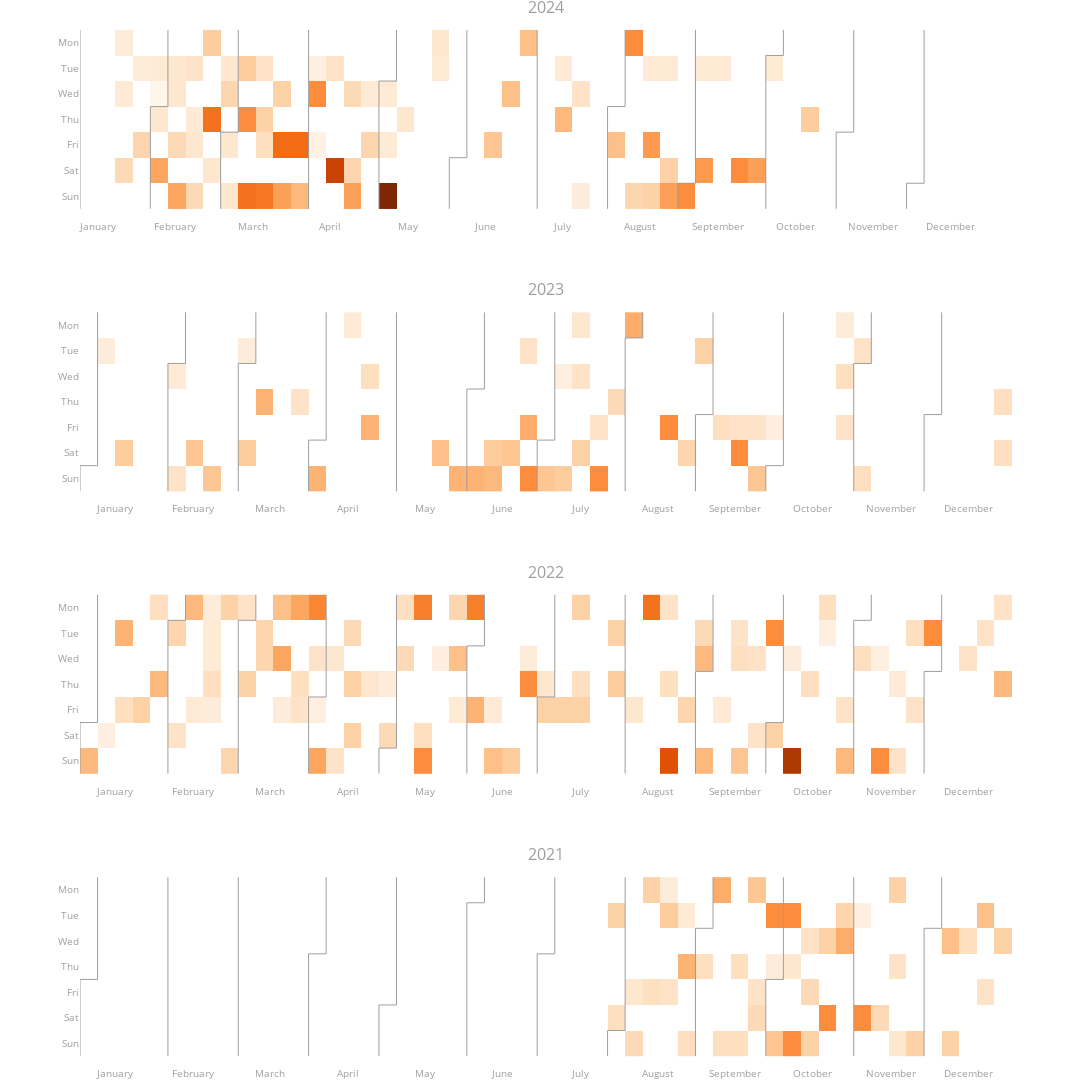

Here is the notebook cell this chart was saved with:
### Code cell
# Calender heat map
df['dato'] = pd.to_datetime(df['dato'])

fig = calplot(
    df,
    x='dato',      
    y='distance',   
    years_title=True,
    gap=0,
    colorscale='oranges',
)
fig.update_layout(
    title_x=0.5,  
    height=1200,  
    width=1200   
    
)

fig.show()

### Figure 1 — Plotly figure (JSON) as saved in the notebook; plotly's stock layout.template omitted (floating-point values rounded to 4 significant figures; data arrays with more than 128 entries replaced by an {"elided": "..."} marker saying what was removed)
{"data": [{"colorscale": [[0, "rgb(255,245,235)"], [0.125, "rgb(254,230,206)"], [0.25, "rgb(253,208,162)"], [0.375, "rgb(253,174,107)"], [0.5, "rgb(253,141,60)"], [0.625, "rgb(241,105,19)"], [0.75, "rgb(217,72,1)"], [0.875, "rgb(166,54,3)"], [1, "rgb(127,39,4)"]], "customdata": {"elided": "366x2 str values"}, "hovertemplate": "%{customdata[0]} <br>Week=%{x} <br>%{customdata[1]}=%{z}", "name": "2024", "showscale": false, "type": "heatmap", "x": {"elided": "366 int values"}, "xaxis": "x", "xgap": 0, "y": {"elided": "366 int values"}, "yaxis": "y", "ygap": 0, "z": {"elided": "366 int values"}, "zmax": 42, "zmin": 0}, {"hoverinfo": "skip", "line": {"color": "#9e9e9e", "width": 1}, "mode": "lines", "type": "scatter", "x": [0.5, 0.5], "xaxis": "x", "y": [-0.5, 6.5], "yaxis": "y"}, {"hoverinfo": "skip", "line": {"color": "#9e9e9e", "width": 1}, "mode": "lines", "type": "scatter", "x": [4.5, 4.5], "xaxis": "x", "y": [2.5, 6.5], "yaxis": "y"}, {"hoverinfo": "skip", "line": {"color": "#9e9e9e", "width": 1}, "mode": "lines", "type": "scatter", "x": [4.5, 5.5], "xaxis": "x", "y": [2.5, 2.5], "yaxis": "y"}, {"hoverinfo": "skip", "line": {"color": "#9e9e9e", "width": 1}, "mode": "lines", "type": "scatter", "x": [5.5, 5.5], "xaxis": "x", "y": [2.5, -0.5], "yaxis": "y"}, {"hoverinfo": "skip", "line": {"color": "#9e9e9e", "width": 1}, "mode": "lines", "type": "scatter", "x": [8.5, 8.5], "xaxis": "x", "y": [3.5, 6.5], "yaxis": "y"}, {"hoverinfo": "skip", "line": {"color": "#9e9e9e", "width": 1}, "mode": "lines", "type": "scatter", "x": [8.5, 9.5], "xaxis": "x", "y": [3.5, 3.5], "yaxis": "y"}, {"hoverinfo": "skip", "line": {"color": "#9e9e9e", "width": 1}, "mode": "lines", "type": "scatter", "x": [9.5, 9.5], "xaxis": "x", "y": [3.5, -0.5], "yaxis": "y"}, {"hoverinfo": "skip", "line": {"color": "#9e9e9e", "width": 1}, "mode": "lines", "type": "scatter", "x": [13.5, 13.5], "xaxis": "x", "y": [-0.5, 6.5], "yaxis": "y"}, {"hoverinfo": "skip", "line": {"color": "#9e9e9e", "width": 1}, "mode": "lines", "type": "scatter", "x": [17.5, 17.5], "xaxis": "x", "y": [1.5, 6.5], "yaxis": "y"}, {"hoverinfo": "skip", "line": {"color": "#9e9e9e", "width": 1}, "mode": "lines", "type": "scatter", "x": [17.5, 18.5], "xaxis": "x", "y": [1.5, 1.5], "yaxis": "y"}, {"hoverinfo": "skip", "line": {"color": "#9e9e9e", "width": 1}, "mode": "lines", "type": "scatter", "x": [18.5, 18.5], "xaxis": "x", "y": [1.5, -0.5], "yaxis": "y"}, {"hoverinfo": "skip", "line": {"color": "#9e9e9e", "width": 1}, "mode": "lines", "type": "scatter", "x": [21.5, 21.5], "xaxis": "x", "y": [4.5, 6.5], "yaxis": "y"}, {"hoverinfo": "skip", "line": {"color": "#9e9e9e", "width": 1}, "mode": "lines", "type": "scatter", "x": [21.5, 22.5], "xaxis": "x", "y": [4.5, 4.5], "yaxis": "y"}, {"hoverinfo": "skip", "line": {"color": "#9e9e9e", "width": 1}, "mode": "lines", "type": "scatter", "x": [22.5, 22.5], "xaxis": "x", "y": [4.5, -0.5], "yaxis": "y"}, {"hoverinfo": "skip", "line": {"color": "#9e9e9e", "width": 1}, "mode": "lines", "type": "scatter", "x": [26.5, 26.5], "xaxis": "x", "y": [-0.5, 6.5], "yaxis": "y"}, {"hoverinfo": "skip", "line": {"color": "#9e9e9e", "width": 1}, "mode": "lines", "type": "scatter", "x": [30.5, 30.5], "xaxis": "x", "y": [2.5, 6.5], "yaxis": "y"}, {"hoverinfo": "skip", "line": {"color": "#9e9e9e", "width": 1}, "mode": "lines", "type": "scatter", "x": [30.5, 31.5], "xaxis": "x", "y": [2.5, 2.5], "yaxis": "y"}, {"hoverinfo": "skip", "line": {"color": "#9e9e9e", "width": 1}, "mode": "lines", "type": "scatter", "x": [31.5, 31.5], "xaxis": "x", "y": [2.5, -0.5], "yaxis": "y"}, {"hoverinfo": "skip", "line": {"color": "#9e9e9e", "width": 1}, "mode": "lines", "type": "scatter", "x": [34.5, 34.5], "xaxis": "x", "y": [5.5, 6.5], "yaxis": "y"}, {"hoverinfo": "skip", "line": {"color": "#9e9e9e", "width": 1}, "mode": "lines", "type": "scatter", "x": [34.5, 35.5], "xaxis": "x", "y": [5.5, 5.5], "yaxis": "y"}, {"hoverinfo": "skip", "line": {"color": "#9e9e9e", "width": 1}, "mode": "lines", "type": "scatter", "x": [35.5, 35.5], "xaxis": "x", "y": [5.5, -0.5], "yaxis": "y"}, {"hoverinfo": "skip", "line": {"color": "#9e9e9e", "width": 1}, "mode": "lines", "type": "scatter", "x": [39.5, 39.5], "xaxis": "x", "y": [0.5, 6.5], "yaxis": "y"}, {"hoverinfo": "skip", "line": {"color": "#9e9e9e", "width": 1}, "mode": "lines", "type": "scatter", "x": [39.5, 40.5], "xaxis": "x", "y": [0.5, 0.5], "yaxis": "y"}, {"hoverinfo": "skip", "line": {"color": "#9e9e9e", "width": 1}, "mode": "lines", "type": "scatter", "x": [40.5, 40.5], "xaxis": "x", "y": [0.5, -0.5], "yaxis": "y"}, {"hoverinfo": "skip", "line": {"color": "#9e9e9e", "width": 1}, "mode": "lines", "type": "scatter", "x": [43.5, 43.5], "xaxis": "x", "y": [3.5, 6.5], "yaxis": "y"}, {"hoverinfo": "skip", "line": {"color": "#9e9e9e", "width": 1}, "mode": "lines", "type": "scatter", "x": [43.5, 44.5], "xaxis": "x", "y": [3.5, 3.5], "yaxis": "y"}, {"hoverinfo": "skip", "line": {"color": "#9e9e9e", "width": 1}, "mode": "lines", "type": "scatter", "x": [44.5, 44.5], "xaxis": "x", "y": [3.5, -0.5], "yaxis": "y"}, {"hoverinfo": "skip", "line": {"color": "#9e9e9e", "width": 1}, "mode": "lines", "type": "scatter", "x": [47.5, 47.5], "xaxis": "x", "y": [5.5, 6.5], "yaxis": "y"}, {"hoverinfo": "skip", "line": {"color": "#9e9e9e", "width": 1}, "mode": "lines", "type": "scatter", "x": [47.5, 48.5], "xaxis": "x", "y": [5.5, 5.5], "yaxis": "y"}, {"hoverinfo": "skip", "line": {"color": "#9e9e9e", "width": 1}, "mode": "lines", "type": "scatter", "x": [48.5, 48.5], "xaxis": "x", "y": [5.5, -0.5], "yaxis": "y"}, {"colorscale": [[0, "rgb(255,245,235)"], [0.125, "rgb(254,230,206)"], [0.25, "rgb(253,208,162)"], [0.375, "rgb(253,174,107)"], [0.5, "rgb(253,141,60)"], [0.625, "rgb(241,105,19)"], [0.75, "rgb(217,72,1)"], [0.875, "rgb(166,54,3)"], [1, "rgb(127,39,4)"]], "customdata": {"elided": "367x2 str values"}, "hovertemplate": "%{customdata[0]} <br>Week=%{x} <br>%{customdata[1]}=%{z}", "name": "2023", "showscale": false, "type": "heatmap", "x": {"elided": "367 int values"}, "xaxis": "x2", "xgap": 0, "y": {"elided": "367 int values"}, "yaxis": "y2", "ygap": 0, "z": {"elided": "367 int values"}, "zmax": 42, "zmin": 0}, {"hoverinfo": "skip", "line": {"color": "#9e9e9e", "width": 1}, "mode": "lines", "type": "scatter", "x": [-0.5, -0.5], "xaxis": "x2", "y": [5.5, 6.5], "yaxis": "y2"}, {"hoverinfo": "skip", "line": {"color": "#9e9e9e", "width": 1}, "mode": "lines", "type": "scatter", "x": [-0.5, 0.5], "xaxis": "x2", "y": [5.5, 5.5], "yaxis": "y2"}, {"hoverinfo": "skip", "line": {"color": "#9e9e9e", "width": 1}, "mode": "lines", "type": "scatter", "x": [0.5, 0.5], "xaxis": "x2", "y": [5.5, -0.5], "yaxis": "y2"}, {"hoverinfo": "skip", "line": {"color": "#9e9e9e", "width": 1}, "mode": "lines", "type": "scatter", "x": [4.5, 4.5], "xaxis": "x2", "y": [1.5, 6.5], "yaxis": "y2"}, {"hoverinfo": "skip", "line": {"color": "#9e9e9e", "width": 1}, "mode": "lines", "type": "scatter", "x": [4.5, 5.5], "xaxis": "x2", "y": [1.5, 1.5], "yaxis": "y2"}, {"hoverinfo": "skip", "line": {"color": "#9e9e9e", "width": 1}, "mode": "lines", "type": "scatter", "x": [5.5, 5.5], "xaxis": "x2", "y": [1.5, -0.5], "yaxis": "y2"}, {"hoverinfo": "skip", "line": {"color": "#9e9e9e", "width": 1}, "mode": "lines", "type": "scatter", "x": [8.5, 8.5], "xaxis": "x2", "y": [1.5, 6.5], "yaxis": "y2"}, {"hoverinfo": "skip", "line": {"color": "#9e9e9e", "width": 1}, "mode": "lines", "type": "scatter", "x": [8.5, 9.5], "xaxis": "x2", "y": [1.5, 1.5], "yaxis": "y2"}, {"hoverinfo": "skip", "line": {"color": "#9e9e9e", "width": 1}, "mode": "lines", "type": "scatter", "x": [9.5, 9.5], "xaxis": "x2", "y": [1.5, -0.5], "yaxis": "y2"}, {"hoverinfo": "skip", "line": {"color": "#9e9e9e", "width": 1}, "mode": "lines", "type": "scatter", "x": [12.5, 12.5], "xaxis": "x2", "y": [4.5, 6.5], "yaxis": "y2"}, {"hoverinfo": "skip", "line": {"color": "#9e9e9e", "width": 1}, "mode": "lines", "type": "scatter", "x": [12.5, 13.5], "xaxis": "x2", "y": [4.5, 4.5], "yaxis": "y2"}, {"hoverinfo": "skip", "line": {"color": "#9e9e9e", "width": 1}, "mode": "lines", "type": "scatter", "x": [13.5, 13.5], "xaxis": "x2", "y": [4.5, -0.5], "yaxis": "y2"}, {"hoverinfo": "skip", "line": {"color": "#9e9e9e", "width": 1}, "mode": "lines", "type": "scatter", "x": [17.5, 17.5], "xaxis": "x2", "y": [-0.5, 6.5], "yaxis": "y2"}, {"hoverinfo": "skip", "line": {"color": "#9e9e9e", "width": 1}, "mode": "lines", "type": "scatter", "x": [21.5, 21.5], "xaxis": "x2", "y": [2.5, 6.5], "yaxis": "y2"}, {"hoverinfo": "skip", "line": {"color": "#9e9e9e", "width": 1}, "mode": "lines", "type": "scatter", "x": [21.5, 22.5], "xaxis": "x2", "y": [2.5, 2.5], "yaxis": "y2"}, {"hoverinfo": "skip", "line": {"color": "#9e9e9e", "width": 1}, "mode": "lines", "type": "scatter", "x": [22.5, 22.5], "xaxis": "x2", "y": [2.5, -0.5], "yaxis": "y2"}, {"hoverinfo": "skip", "line": {"color": "#9e9e9e", "width": 1}, "mode": "lines", "type": "scatter", "x": [25.5, 25.5], "xaxis": "x2", "y": [4.5, 6.5], "yaxis": "y2"}, {"hoverinfo": "skip", "line": {"color": "#9e9e9e", "width": 1}, "mode": "lines", "type": "scatter", "x": [25.5, 26.5], "xaxis": "x2", "y": [4.5, 4.5], "yaxis": "y2"}, {"hoverinfo": "skip", "line": {"color": "#9e9e9e", "width": 1}, "mode": "lines", "type": "scatter", "x": [26.5, 26.5], "xaxis": "x2", "y": [4.5, -0.5], "yaxis": "y2"}, {"hoverinfo": "skip", "line": {"color": "#9e9e9e", "width": 1}, "mode": "lines", "type": "scatter", "x": [30.5, 30.5], "xaxis": "x2", "y": [0.5, 6.5], "yaxis": "y2"}, {"hoverinfo": "skip", "line": {"color": "#9e9e9e", "width": 1}, "mode": "lines", "type": "scatter", "x": [30.5, 31.5], "xaxis": "x2", "y": [0.5, 0.5], "yaxis": "y2"}, {"hoverinfo": "skip", "line": {"color": "#9e9e9e", "width": 1}, "mode": "lines", "type": "scatter", "x": [31.5, 31.5], "xaxis": "x2", "y": [0.5, -0.5], "yaxis": "y2"}, {"hoverinfo": "skip", "line": {"color": "#9e9e9e", "width": 1}, "mode": "lines", "type": "scatter", "x": [34.5, 34.5], "xaxis": "x2", "y": [3.5, 6.5], "yaxis": "y2"}, {"hoverinfo": "skip", "line": {"color": "#9e9e9e", "width": 1}, "mode": "lines", "type": "scatter", "x": [34.5, 35.5], "xaxis": "x2", "y": [3.5, 3.5], "yaxis": "y2"}, {"hoverinfo": "skip", "line": {"color": "#9e9e9e", "width": 1}, "mode": "lines", "type": "scatter", "x": [35.5, 35.5], "xaxis": "x2", "y": [3.5, -0.5], "yaxis": "y2"}, {"hoverinfo": "skip", "line": {"color": "#9e9e9e", "width": 1}, "mode": "lines", "type": "scatter", "x": [38.5, 38.5], "xaxis": "x2", "y": [5.5, 6.5], "yaxis": "y2"}, {"hoverinfo": "skip", "line": {"color": "#9e9e9e", "width": 1}, "mode": "lines", "type": "scatter", "x": [38.5, 39.5], "xaxis": "x2", "y": [5.5, 5.5], "yaxis": "y2"}, {"hoverinfo": "skip", "line": {"color": "#9e9e9e", "width": 1}, "mode": "lines", "type": "scatter", "x": [39.5, 39.5], "xaxis": "x2", "y": [5.5, -0.5], "yaxis": "y2"}, {"hoverinfo": "skip", "line": {"color": "#9e9e9e", "width": 1}, "mode": "lines", "type": "scatter", "x": [43.5, 43.5], "xaxis": "x2", "y": [1.5, 6.5], "yaxis": "y2"}, {"hoverinfo": "skip", "line": {"color": "#9e9e9e", "width": 1}, "mode": "lines", "type": "scatter", "x": [43.5, 44.5], "xaxis": "x2", "y": [1.5, 1.5], "yaxis": "y2"}, {"hoverinfo": "skip", "line": {"color": "#9e9e9e", "width": 1}, "mode": "lines", "type": "scatter", "x": [44.5, 44.5], "xaxis": "x2", "y": [1.5, -0.5], "yaxis": "y2"}, {"hoverinfo": "skip", "line": {"color": "#9e9e9e", "width": 1}, "mode": "lines", "type": "scatter", "x": [47.5, 47.5], "xaxis": "x2", "y": [3.5, 6.5], "yaxis": "y2"}, {"hoverinfo": "skip", "line": {"color": "#9e9e9e", "width": 1}, "mode": "lines", "type": "scatter", "x": [47.5, 48.5], "xaxis": "x2", "y": [3.5, 3.5], "yaxis": "y2"}, {"hoverinfo": "skip", "line": {"color": "#9e9e9e", "width": 1}, "mode": "lines", "type": "scatter", "x": [48.5, 48.5], "xaxis": "x2", "y": [3.5, -0.5], "yaxis": "y2"}, {"colorscale": [[0, "rgb(255,245,235)"], [0.125, "rgb(254,230,206)"], [0.25, "rgb(253,208,162)"], [0.375, "rgb(253,174,107)"], [0.5, "rgb(253,141,60)"], [0.625, "rgb(241,105,19)"], [0.75, "rgb(217,72,1)"], [0.875, "rgb(166,54,3)"], [1, "rgb(127,39,4)"]], "customdata": {"elided": "369x2 str values"}, "hovertemplate": "%{customdata[0]} <br>Week=%{x} <br>%{customdata[1]}=%{z}", "name": "2022", "showscale": false, "type": "heatmap", "x": {"elided": "369 int values"}, "xaxis": "x3", "xgap": 0, "y": {"elided": "369 int values"}, "yaxis": "y3", "ygap": 0, "z": {"elided": "369 int values"}, "zmax": 42, "zmin": 0}, {"hoverinfo": "skip", "line": {"color": "#9e9e9e", "width": 1}, "mode": "lines", "type": "scatter", "x": [-0.5, -0.5], "xaxis": "x3", "y": [4.5, 6.5], "yaxis": "y3"}, {"hoverinfo": "skip", "line": {"color": "#9e9e9e", "width": 1}, "mode": "lines", "type": "scatter", "x": [-0.5, 0.5], "xaxis": "x3", "y": [4.5, 4.5], "yaxis": "y3"}, {"hoverinfo": "skip", "line": {"color": "#9e9e9e", "width": 1}, "mode": "lines", "type": "scatter", "x": [0.5, 0.5], "xaxis": "x3", "y": [4.5, -0.5], "yaxis": "y3"}, {"hoverinfo": "skip", "line": {"color": "#9e9e9e", "width": 1}, "mode": "lines", "type": "scatter", "x": [4.5, 4.5], "xaxis": "x3", "y": [0.5, 6.5], "yaxis": "y3"}, {"hoverinfo": "skip", "line": {"color": "#9e9e9e", "width": 1}, "mode": "lines", "type": "scatter", "x": [4.5, 5.5], "xaxis": "x3", "y": [0.5, 0.5], "yaxis": "y3"}, {"hoverinfo": "skip", "line": {"color": "#9e9e9e", "width": 1}, "mode": "lines", "type": "scatter", "x": [5.5, 5.5], "xaxis": "x3", "y": [0.5, -0.5], "yaxis": "y3"}, {"hoverinfo": "skip", "line": {"color": "#9e9e9e", "width": 1}, "mode": "lines", "type": "scatter", "x": [8.5, 8.5], "xaxis": "x3", "y": [0.5, 6.5], "yaxis": "y3"}, {"hoverinfo": "skip", "line": {"color": "#9e9e9e", "width": 1}, "mode": "lines", "type": "scatter", "x": [8.5, 9.5], "xaxis": "x3", "y": [0.5, 0.5], "yaxis": "y3"}, {"hoverinfo": "skip", "line": {"color": "#9e9e9e", "width": 1}, "mode": "lines", "type": "scatter", "x": [9.5, 9.5], "xaxis": "x3", "y": [0.5, -0.5], "yaxis": "y3"}, {"hoverinfo": "skip", "line": {"color": "#9e9e9e", "width": 1}, "mode": "lines", "type": "scatter", "x": [12.5, 12.5], "xaxis": "x3", "y": [3.5, 6.5], "yaxis": "y3"}, {"hoverinfo": "skip", "line": {"color": "#9e9e9e", "width": 1}, "mode": "lines", "type": "scatter", "x": [12.5, 13.5], "xaxis": "x3", "y": [3.5, 3.5], "yaxis": "y3"}, {"hoverinfo": "skip", "line": {"color": "#9e9e9e", "width": 1}, "mode": "lines", "type": "scatter", "x": [13.5, 13.5], "xaxis": "x3", "y": [3.5, -0.5], "yaxis": "y3"}, {"hoverinfo": "skip", "line": {"color": "#9e9e9e", "width": 1}, "mode": "lines", "type": "scatter", "x": [16.5, 16.5], "xaxis": "x3", "y": [5.5, 6.5], "yaxis": "y3"}, {"hoverinfo": "skip", "line": {"color": "#9e9e9e", "width": 1}, "mode": "lines", "type": "scatter", "x": [16.5, 17.5], "xaxis": "x3", "y": [5.5, 5.5], "yaxis": "y3"}, {"hoverinfo": "skip", "line": {"color": "#9e9e9e", "width": 1}, "mode": "lines", "type": "scatter", "x": [17.5, 17.5], "xaxis": "x3", "y": [5.5, -0.5], "yaxis": "y3"}, {"hoverinfo": "skip", "line": {"color": "#9e9e9e", "width": 1}, "mode": "lines", "type": "scatter", "x": [21.5, 21.5], "xaxis": "x3", "y": [1.5, 6.5], "yaxis": "y3"}, {"hoverinfo": "skip", "line": {"color": "#9e9e9e", "width": 1}, "mode": "lines", "type": "scatter", "x": [21.5, 22.5], "xaxis": "x3", "y": [1.5, 1.5], "yaxis": "y3"}, {"hoverinfo": "skip", "line": {"color": "#9e9e9e", "width": 1}, "mode": "lines", "type": "scatter", "x": [22.5, 22.5], "xaxis": "x3", "y": [1.5, -0.5], "yaxis": "y3"}, {"hoverinfo": "skip", "line": {"color": "#9e9e9e", "width": 1}, "mode": "lines", "type": "scatter", "x": [25.5, 25.5], "xaxis": "x3", "y": [3.5, 6.5], "yaxis": "y3"}, {"hoverinfo": "skip", "line": {"color": "#9e9e9e", "width": 1}, "mode": "lines", "type": "scatter", "x": [25.5, 26.5], "xaxis": "x3", "y": [3.5, 3.5], "yaxis": "y3"}, {"hoverinfo": "skip", "line": {"color": "#9e9e9e", "width": 1}, "mode": "lines", "type": "scatter", "x": [26.5, 26.5], "xaxis": "x3", "y": [3.5, -0.5], "yaxis": "y3"}, {"hoverinfo": "skip", "line": {"color": "#9e9e9e", "width": 1}, "mode": "lines", "type": "scatter", "x": [30.5, 30.5], "xaxis": "x3", "y": [-0.5, 6.5], "yaxis": "y3"}, {"hoverinfo": "skip", "line": {"color": "#9e9e9e", "width": 1}, "mode": "lines", "type": "scatter", "x": [34.5, 34.5], "xaxis": "x3", "y": [2.5, 6.5], "yaxis": "y3"}, {"hoverinfo": "skip", "line": {"color": "#9e9e9e", "width": 1}, "mode": "lines", "type": "scatter", "x": [34.5, 35.5], "xaxis": "x3", "y": [2.5, 2.5], "yaxis": "y3"}, {"hoverinfo": "skip", "line": {"color": "#9e9e9e", "width": 1}, "mode": "lines", "type": "scatter", "x": [35.5, 35.5], "xaxis": "x3", "y": [2.5, -0.5], "yaxis": "y3"}, {"hoverinfo": "skip", "line": {"color": "#9e9e9e", "width": 1}, "mode": "lines", "type": "scatter", "x": [38.5, 38.5], "xaxis": "x3", "y": [4.5, 6.5], "yaxis": "y3"}, {"hoverinfo": "skip", "line": {"color": "#9e9e9e", "width": 1}, "mode": "lines", "type": "scatter", "x": [38.5, 39.5], "xaxis": "x3", "y": [4.5, 4.5], "yaxis": "y3"}, {"hoverinfo": "skip", "line": {"color": "#9e9e9e", "width": 1}, "mode": "lines", "type": "scatter", "x": [39.5, 39.5], "xaxis": "x3", "y": [4.5, -0.5], "yaxis": "y3"}, {"hoverinfo": "skip", "line": {"color": "#9e9e9e", "width": 1}, "mode": "lines", "type": "scatter", "x": [43.5, 43.5], "xaxis": "x3", "y": [0.5, 6.5], "yaxis": "y3"}, {"hoverinfo": "skip", "line": {"color": "#9e9e9e", "width": 1}, "mode": "lines", "type": "scatter", "x": [43.5, 44.5], "xaxis": "x3", "y": [0.5, 0.5], "yaxis": "y3"}, {"hoverinfo": "skip", "line": {"color": "#9e9e9e", "width": 1}, "mode": "lines", "type": "scatter", "x": [44.5, 44.5], "xaxis": "x3", "y": [0.5, -0.5], "yaxis": "y3"}, {"hoverinfo": "skip", "line": {"color": "#9e9e9e", "width": 1}, "mode": "lines", "type": "scatter", "x": [47.5, 47.5], "xaxis": "x3", "y": [2.5, 6.5], "yaxis": "y3"}, {"hoverinfo": "skip", "line": {"color": "#9e9e9e", "width": 1}, "mode": "lines", "type": "scatter", "x": [47.5, 48.5], "xaxis": "x3", "y": [2.5, 2.5], "yaxis": "y3"}, {"hoverinfo": "skip", "line": {"color": "#9e9e9e", "width": 1}, "mode": "lines", "type": "scatter", "x": [48.5, 48.5], "xaxis": "x3", "y": [2.5, -0.5], "yaxis": "y3"}, {"colorscale": [[0, "rgb(255,245,235)"], [0.125, "rgb(254,230,206)"], [0.25, "rgb(253,208,162)"], [0.375, "rgb(253,174,107)"], [0.5, "rgb(253,141,60)"], [0.625, "rgb(241,105,19)"], [0.75, "rgb(217,72,1)"], [0.875, "rgb(166,54,3)"], [1, "rgb(127,39,4)"]], "customdata": {"elided": "366x2 str values"}, "hovertemplate": "%{customdata[0]} <br>Week=%{x} <br>%{customdata[1]}=%{z}", "name": "2021", "showscale": false, "type": "heatmap", "x": {"elided": "366 int values"}, "xaxis": "x4", "xgap": 0, "y": {"elided": "366 int values"}, "yaxis": "y4", "ygap": 0, "z": {"elided": "366 int values"}, "zmax": 42, "zmin": 0}, {"hoverinfo": "skip", "line": {"color": "#9e9e9e", "width": 1}, "mode": "lines", "type": "scatter", "x": [-0.5, -0.5], "xaxis": "x4", "y": [3.5, 6.5], "yaxis": "y4"}, {"hoverinfo": "skip", "line": {"color": "#9e9e9e", "width": 1}, "mode": "lines", "type": "scatter", "x": [-0.5, 0.5], "xaxis": "x4", "y": [3.5, 3.5], "yaxis": "y4"}, {"hoverinfo": "skip", "line": {"color": "#9e9e9e", "width": 1}, "mode": "lines", "type": "scatter", "x": [0.5, 0.5], "xaxis": "x4", "y": [3.5, -0.5], "yaxis": "y4"}, {"hoverinfo": "skip", "line": {"color": "#9e9e9e", "width": 1}, "mode": "lines", "type": "scatter", "x": [4.5, 4.5], "xaxis": "x4", "y": [-0.5, 6.5], "yaxis": "y4"}, {"hoverinfo": "skip", "line": {"color": "#9e9e9e", "width": 1}, "mode": "lines", "type": "scatter", "x": [8.5, 8.5], "xaxis": "x4", "y": [-0.5, 6.5], "yaxis": "y4"}, {"hoverinfo": "skip", "line": {"color": "#9e9e9e", "width": 1}, "mode": "lines", "type": "scatter", "x": [12.5, 12.5], "xaxis": "x4", "y": [2.5, 6.5], "yaxis": "y4"}, {"hoverinfo": "skip", "line": {"color": "#9e9e9e", "width": 1}, "mode": "lines", "type": "scatter", "x": [12.5, 13.5], "xaxis": "x4", "y": [2.5, 2.5], "yaxis": "y4"}, {"hoverinfo": "skip", "line": {"color": "#9e9e9e", "width": 1}, "mode": "lines", "type": "scatter", "x": [13.5, 13.5], "xaxis": "x4", "y": [2.5, -0.5], "yaxis": "y4"}, {"hoverinfo": "skip", "line": {"color": "#9e9e9e", "width": 1}, "mode": "lines", "type": "scatter", "x": [16.5, 16.5], "xaxis": "x4", "y": [4.5, 6.5], "yaxis": "y4"}, {"hoverinfo": "skip", "line": {"color": "#9e9e9e", "width": 1}, "mode": "lines", "type": "scatter", "x": [16.5, 17.5], "xaxis": "x4", "y": [4.5, 4.5], "yaxis": "y4"}, {"hoverinfo": "skip", "line": {"color": "#9e9e9e", "width": 1}, "mode": "lines", "type": "scatter", "x": [17.5, 17.5], "xaxis": "x4", "y": [4.5, -0.5], "yaxis": "y4"}, {"hoverinfo": "skip", "line": {"color": "#9e9e9e", "width": 1}, "mode": "lines", "type": "scatter", "x": [21.5, 21.5], "xaxis": "x4", "y": [0.5, 6.5], "yaxis": "y4"}, {"hoverinfo": "skip", "line": {"color": "#9e9e9e", "width": 1}, "mode": "lines", "type": "scatter", "x": [21.5, 22.5], "xaxis": "x4", "y": [0.5, 0.5], "yaxis": "y4"}, {"hoverinfo": "skip", "line": {"color": "#9e9e9e", "width": 1}, "mode": "lines", "type": "scatter", "x": [22.5, 22.5], "xaxis": "x4", "y": [0.5, -0.5], "yaxis": "y4"}, {"hoverinfo": "skip", "line": {"color": "#9e9e9e", "width": 1}, "mode": "lines", "type": "scatter", "x": [25.5, 25.5], "xaxis": "x4", "y": [2.5, 6.5], "yaxis": "y4"}, {"hoverinfo": "skip", "line": {"color": "#9e9e9e", "width": 1}, "mode": "lines", "type": "scatter", "x": [25.5, 26.5], "xaxis": "x4", "y": [2.5, 2.5], "yaxis": "y4"}, {"hoverinfo": "skip", "line": {"color": "#9e9e9e", "width": 1}, "mode": "lines", "type": "scatter", "x": [26.5, 26.5], "xaxis": "x4", "y": [2.5, -0.5], "yaxis": "y4"}, {"hoverinfo": "skip", "line": {"color": "#9e9e9e", "width": 1}, "mode": "lines", "type": "scatter", "x": [29.5, 29.5], "xaxis": "x4", "y": [5.5, 6.5], "yaxis": "y4"}, {"hoverinfo": "skip", "line": {"color": "#9e9e9e", "width": 1}, "mode": "lines", "type": "scatter", "x": [29.5, 30.5], "xaxis": "x4", "y": [5.5, 5.5], "yaxis": "y4"}, {"hoverinfo": "skip", "line": {"color": "#9e9e9e", "width": 1}, "mode": "lines", "type": "scatter", "x": [30.5, 30.5], "xaxis": "x4", "y": [5.5, -0.5], "yaxis": "y4"}, {"hoverinfo": "skip", "line": {"color": "#9e9e9e", "width": 1}, "mode": "lines", "type": "scatter", "x": [34.5, 34.5], "xaxis": "x4", "y": [1.5, 6.5], "yaxis": "y4"}, {"hoverinfo": "skip", "line": {"color": "#9e9e9e", "width": 1}, "mode": "lines", "type": "scatter", "x": [34.5, 35.5], "xaxis": "x4", "y": [1.5, 1.5], "yaxis": "y4"}, {"hoverinfo": "skip", "line": {"color": "#9e9e9e", "width": 1}, "mode": "lines", "type": "scatter", "x": [35.5, 35.5], "xaxis": "x4", "y": [1.5, -0.5], "yaxis": "y4"}, {"hoverinfo": "skip", "line": {"color": "#9e9e9e", "width": 1}, "mode": "lines", "type": "scatter", "x": [38.5, 38.5], "xaxis": "x4", "y": [3.5, 6.5], "yaxis": "y4"}, {"hoverinfo": "skip", "line": {"color": "#9e9e9e", "width": 1}, "mode": "lines", "type": "scatter", "x": [38.5, 39.5], "xaxis": "x4", "y": [3.5, 3.5], "yaxis": "y4"}, {"hoverinfo": "skip", "line": {"color": "#9e9e9e", "width": 1}, "mode": "lines", "type": "scatter", "x": [39.5, 39.5], "xaxis": "x4", "y": [3.5, -0.5], "yaxis": "y4"}, {"hoverinfo": "skip", "line": {"color": "#9e9e9e", "width": 1}, "mode": "lines", "type": "scatter", "x": [43.5, 43.5], "xaxis": "x4", "y": [-0.5, 6.5], "yaxis": "y4"}, {"hoverinfo": "skip", "line": {"color": "#9e9e9e", "width": 1}, "mode": "lines", "type": "scatter", "x": [47.5, 47.5], "xaxis": "x4", "y": [1.5, 6.5], "yaxis": "y4"}, {"hoverinfo": "skip", "line": {"color": "#9e9e9e", "width": 1}, "mode": "lines", "type": "scatter", "x": [47.5, 48.5], "xaxis": "x4", "y": [1.5, 1.5], "yaxis": "y4"}, {"hoverinfo": "skip", "line": {"color": "#9e9e9e", "width": 1}, "mode": "lines", "type": "scatter", "x": [48.5, 48.5], "xaxis": "x4", "y": [1.5, -0.5], "yaxis": "y4"}], "layout": {"annotations": [{"font": {"size": 16}, "showarrow": false, "text": "2024", "x": 0.5, "xanchor": "center", "xref": "paper", "y": 1, "yanchor": "bottom", "yref": "paper"}, {"font": {"size": 16}, "showarrow": false, "text": "2023", "x": 0.5, "xanchor": "center", "xref": "paper", "y": 0.73, "yanchor": "bottom", "yref": "paper"}, {"font": {"size": 16}, "showarrow": false, "text": "2022", "x": 0.5, "xanchor": "center", "xref": "paper", "y": 0.46, "yanchor": "bottom", "yref": "paper"}, {"font": {"size": 16}, "showarrow": false, "text": "2021", "x": 0.5, "xanchor": "center", "xref": "paper", "y": 0.19, "yanchor": "bottom", "yref": "paper"}], "font": {"color": "#9e9e9e", "size": 10}, "height": 1200, "margin": {"b": 20, "t": 20}, "plot_bgcolor": "#fff", "showlegend": false, "title": {"text": "", "x": 0.5}, "width": 1200, "xaxis": {"anchor": "y", "domain": [0, 1], "showgrid": false, "showline": false, "tickmode": "array", "ticktext": ["January", "February", "March", "April", "May", "June", "July", "August", "September", "October", "November", "December"], "tickvals": [1.5, 5.909, 10.32, 14.73, 19.14, 23.55, 27.95, 32.36, 36.77, 41.18, 45.59, 50], "zeroline": false}, "xaxis2": {"anchor": "y2", "domain": [0, 1], "showgrid": false, "showline": false, "tickmode": "array", "ticktext": ["January", "February", "March", "April", "May", "June", "July", "August", "September", "October", "November", "December"], "tickvals": [1.5, 5.909, 10.32, 14.73, 19.14, 23.55, 27.95, 32.36, 36.77, 41.18, 45.59, 50], "zeroline": false}, "xaxis3": {"anchor": "y3", "domain": [0, 1], "showgrid": false, "showline": false, "tickmode": "array", "ticktext": ["January", "February", "March", "April", "May", "June", "July", "August", "September", "October", "November", "December"], "tickvals": [1.5, 5.909, 10.32, 14.73, 19.14, 23.55, 27.95, 32.36, 36.77, 41.18, 45.59, 50], "zeroline": false}, "xaxis4": {"anchor": "y4", "domain": [0, 1], "showgrid": false, "showline": false, "tickmode": "array", "ticktext": ["January", "February", "March", "April", "May", "June", "July", "August", "September", "October", "November", "December"], "tickvals": [1.5, 5.909, 10.32, 14.73, 19.14, 23.55, 27.95, 32.36, 36.77, 41.18, 45.59, 50], "zeroline": false}, "yaxis": {"anchor": "x", "autorange": "reversed", "domain": [0.81, 1], "showgrid": false, "showline": false, "tickmode": "array", "ticktext": ["Mon", "Tue", "Wed", "Thu", "Fri", "Sat", "Sun"], "tickvals": [0, 1, 2, 3, 4, 5, 6], "zeroline": false}, "yaxis2": {"anchor": "x2", "autorange": "reversed", "domain": [0.54, 0.73], "showgrid": false, "showline": false, "tickmode": "array", "ticktext": ["Mon", "Tue", "Wed", "Thu", "Fri", "Sat", "Sun"], "tickvals": [0, 1, 2, 3, 4, 5, 6], "zeroline": false}, "yaxis3": {"anchor": "x3", "autorange": "reversed", "domain": [0.27, 0.46], "showgrid": false, "showline": false, "tickmode": "array", "ticktext": ["Mon", "Tue", "Wed", "Thu", "Fri", "Sat", "Sun"], "tickvals": [0, 1, 2, 3, 4, 5, 6], "zeroline": false}, "yaxis4": {"anchor": "x4", "autorange": "reversed", "domain": [0, 0.19], "showgrid": false, "showline": false, "tickmode": "array", "ticktext": ["Mon", "Tue", "Wed", "Thu", "Fri", "Sat", "Sun"], "tickvals": [0, 1, 2, 3, 4, 5, 6], "zeroline": false}}}
